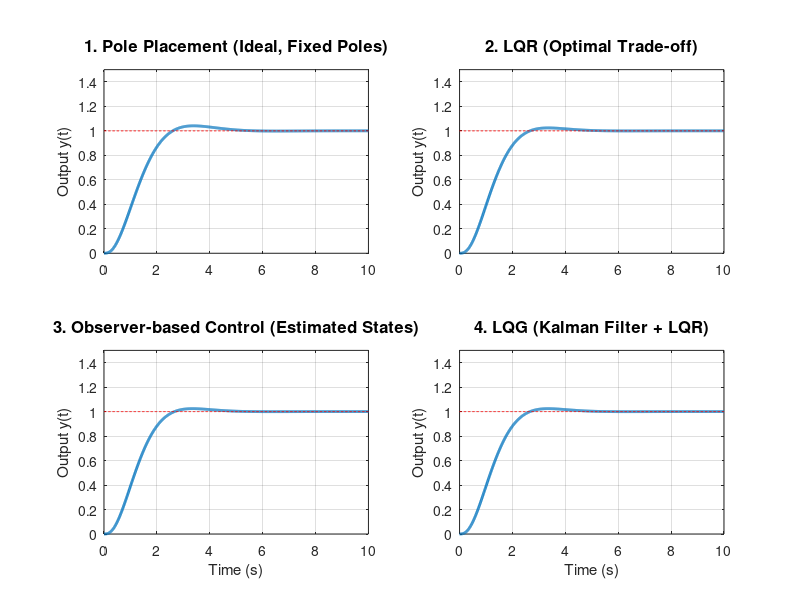

This figure's MATLAB source:
% control_demo_5_statespace.m
% State-Space Control Design: Pole Placement, LQR, Observer, LQG
% Plant: G(s) = 10 / (s^3 + 5s^2 + 4s)

%% 0. System Definition (State-Space Representation)
num = 10;
den = [1 5 4 0];
sys_tf = tf(num, den);
sys_ss = ss(sys_tf); % Convert to State-Space: dx/dt = Ax + Bu, y = Cx + Du
A = sys_ss.A;
B = sys_ss.B;
C = sys_ss.C;
D = sys_ss.D;

% Pre-scaler for reference tracking (Nbar) to get zero steady-state error
calc_Nbar = @(A,B,C,K) inv(-C*inv(A-B*K)*B);

t = 0:0.01:10; % Simulation time to show 5-second settling
r = ones(size(t)); % Step reference input

%% 1. Pole Placement (Ackermann's Formula)
% Desired closed-loop poles: tuned for approx 4~5 sec settling time
p_des = [-1+1j, -1-1j, -5];
K_pp = place(A, B, p_des);
N_pp = calc_Nbar(A,B,C,K_pp);
sys_cl_pp = ss(A - B*K_pp, B*N_pp, C, D);
y_pp = lsim(sys_cl_pp, r, t);

%% 2. LQR (Linear Quadratic Regulator)
% Q: penalty on states (large Q = tight control), R: penalty on input (large R = save energy)
% Penalize the actual output y to achieve <= 5s settling time smoothly
Q = 1 * (C' * C) + 0.001 * eye(3); 
R = 1; 
K_lqr = lqr(A, B, Q, R);
N_lqr = calc_Nbar(A,B,C,K_lqr);
sys_cl_lqr = ss(A - B*K_lqr, B*N_lqr, C, D);
y_lqr = lsim(sys_cl_lqr, r, t);

%% 3. State Observer + State Feedback (Luenberger)
% We cannot measure all states, so we estimate them using C.
% Observer poles must be faster than controller poles (e.g., 5x faster)
p_obs = [-5, -6, -7];
L_obs = place(A', C', p_obs)'; % L matrix

% Combine LQR controller with Observer
% Closed loop with observer: dx_e/dt = (A - L*C)*x_e (estimation error dynamics)
A_obs_cl = [A - B*K_lqr, B*K_lqr; zeros(size(A)), A - L_obs*C];
B_obs_cl = [B*N_lqr; zeros(size(B))];
C_obs_cl = [C, zeros(size(C))];
sys_cl_obs = ss(A_obs_cl, B_obs_cl, C_obs_cl, 0);
y_obs = lsim(sys_cl_obs, r, t);

%% 4. LQG (Linear Quadratic Gaussian) -> Kalman Filter + LQR
% Process noise covariance Qn, Measurement noise covariance Rn
Qn = 1 * eye(3);  % Process noise
Rn = 0.01;        % Measurement noise
[L_kf, P, E] = lqe(A, eye(3), C, Qn, Rn); % Kalman filter gain

% Combine LQR with Kalman Filter
A_lqg_cl = [A - B*K_lqr, B*K_lqr; zeros(size(A)), A - L_kf*C];
B_lqg_cl = [B*N_lqr; zeros(size(B))];
C_lqg_cl = [C, zeros(size(C))];
sys_cl_lqg = ss(A_lqg_cl, B_lqg_cl, C_lqg_cl, 0);

% Simulate LQG with actual noise injected
v = sqrt(Rn)*randn(size(t)); % Sensor noise
w = sqrt(Qn(1,1))*randn(length(t), 3); % Process noise
% To simulate properly with noise, we use lsim with multi-inputs if modeled exactly,
% but for simplicity of visual comparison, we will plot the ideal response of LQG
% (showing it remains stable) and then add noise visually or via custom loop.
% Here we do a deterministic step response for fair comparison of dynamics.
y_lqg = lsim(sys_cl_lqg, r, t);


%% Visualization (4 Subplots)
figure('Position', [100, 100, 1200, 800]);

subplot(2, 2, 1);
plot(t, y_pp, 'LineWidth', 2); hold on; plot(t, r, 'r--');
title('1. Pole Placement (Ideal, Fixed Poles)', 'FontSize', 12, 'FontWeight', 'bold');
ylabel('Output y(t)'); grid on; ylim([0 1.5]);

subplot(2, 2, 2);
plot(t, y_lqr, 'LineWidth', 2); hold on; plot(t, r, 'r--');
title('2. LQR (Optimal Trade-off)', 'FontSize', 12, 'FontWeight', 'bold');
ylabel('Output y(t)'); grid on; ylim([0 1.5]);

subplot(2, 2, 3);
plot(t, y_obs, 'LineWidth', 2); hold on; plot(t, r, 'r--');
title('3. Observer-based Control (Estimated States)', 'FontSize', 12, 'FontWeight', 'bold');
xlabel('Time (s)'); ylabel('Output y(t)'); grid on; ylim([0 1.5]);

subplot(2, 2, 4);
plot(t, y_lqg, 'LineWidth', 2); hold on; plot(t, r, 'r--');
title('4. LQG (Kalman Filter + LQR)', 'FontSize', 12, 'FontWeight', 'bold');
xlabel('Time (s)'); ylabel('Output y(t)'); grid on; ylim([0 1.5]);

exportgraphics(gcf, 'state_space_comparison.png', 'Resolution', 300);
exit;
